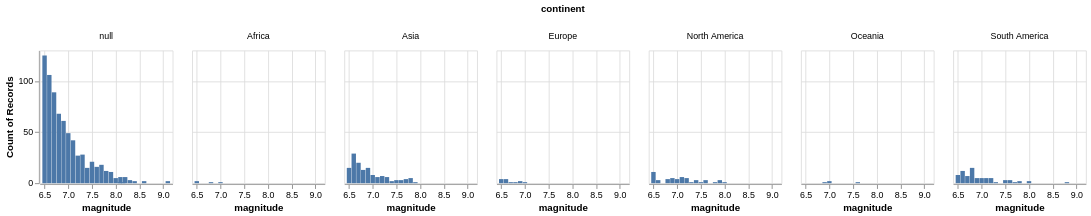

Notebook source saved alongside this figure:
### Markdown cell above
## Ejercicio 4

### Code cell
grafico4 = (alt
    .Chart(df)
    .transform_filter(
        'datum.continent !="null"'
    )
    .mark_bar()
    .encode(
        x='magnitude:Q',
        y='count():Q',
        column='continent:N'
    )
    .properties(width=150, height=150)  

)

grafico4

### Figure 1 — Vega-Lite specification as saved in the notebook (floating-point values rounded to 4 significant figures; data arrays with more than 128 entries replaced by an {"elided": "..."} marker saying what was removed)
{"config": {"view": {"continuousWidth": 300, "continuousHeight": 300}}, "data": {"name": "data-2451fc0f1b2f7bd699936750164dcbbc"}, "mark": {"type": "bar"}, "encoding": {"column": {"field": "continent", "type": "nominal"}, "x": {"field": "magnitude", "type": "quantitative"}, "y": {"aggregate": "count", "type": "quantitative"}}, "height": 150, "transform": [{"filter": "datum.continent !=\"null\""}], "width": 150, "$schema": "https://vega.github.io/schema/vega-lite/v5.15.1.json", "datasets": {"data-2451fc0f1b2f7bd699936750164dcbbc": {"elided": "1000 records"}}}
